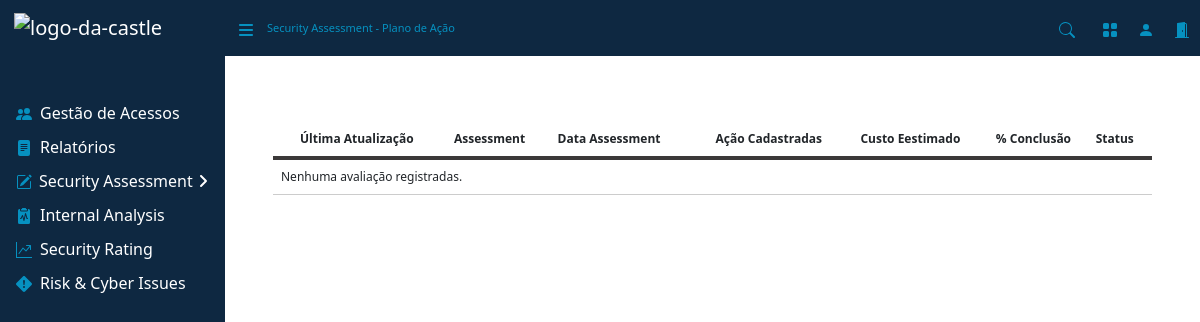
Before: /planodeacao/ with the older database file.
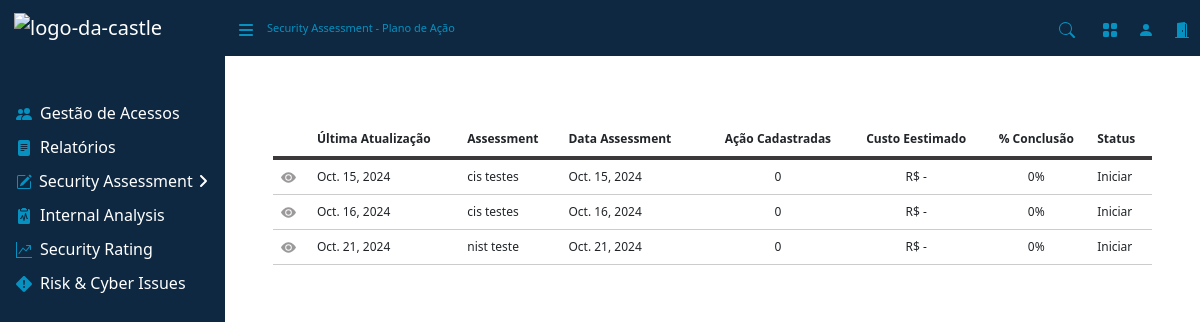
After: the same page with the newer database file.
### assessment/models.py (models this page shows, shortened)
class PlanoAcaoModel(models.Model):
    CONCLUIDO = 'Concluído'
    ANDAMENTO = 'Andamento'
    INICIAR = 'Iniciar'
    CRITERIO_CHOICES = [
        (CONCLUIDO, 'Concluído'),
        (ANDAMENTO, 'Andamento'),
        (INICIAR, 'Iniciar'),
    ]
    assessment = models.ForeignKey(AssessmentModel, on_delete=models.CASCADE, related_name='plano_acao_model')
    data_upload = models.DateField(auto_now_add=True)
    nome = models.CharField(max_length=255)
    data_assess = models.DateField()
    acoes_cad = models.IntegerField()
    custo_estimado = models.FloatField()
    conclusao = models.FloatField()
    status = models.CharField(max_length=20, choices=CRITERIO_CHOICES)

### assessment/views/plano_acao.py (the view)
# urls.py: path('planodeacao/', views.PlanodeAcao.as_view(), name='planodeacao'),
class PlanodeAcao(View):
    template_name = 'paginas/plano_acao.html'
    def get(self, request):
        acoes = PlanoAcaoModel.objects.all()
        return render(request, self.template_name, { 'acoes': acoes })

### assessment/templates/paginas/plano_acao.html (shortened to what this page needs)
{% extends 'base.html' %}
{% load static %}
{% block nav %}
    <div class="d-none d-md-inline-block sb-sidenav-menu-heading font-small" style="color: #0691c0;">
        Security Assessment - Plano de Ação
    </div>
{% endblock %}
{% block content %}
<main>
    <div class="table-responsive font-middle px-5">
        <table class="table">
            <thead>
                <tr>
                    <th scope="col"></th>
                    <th scope="col">Última Atualização</th>
                    <th scope="col" class="col-lg">Assessment</th>
                    <th scope="col" class="col-2">Data Assessment</th>
                    <th scope="col" style="text-align: center;">Ação Cadastradas</th>
                    <th scope="col" style="text-align: center;">Custo Eestimado</th>
                    <th scope="col" style="text-align: center;">% Conclusão</th>
                    <th scope="col">Status</th>
                </tr>
            </thead>
            <tbody>
                {% for acao in acoes %}
                <tr>
                    <td>
                        <div class="icon-container" style="display: flex; gap: 10px;">
                            <a href="{% url 'redirecionar_planodeacao' acao.id %}">
                                <span>
                                    <svg width="16" height="16" fill="currentColor" class="bi-gear-fill" viewBox="0 0 16 16">
                                        <path d="M10.5 8a2.5 2.5 0 1 1-5 0 2.5 2.5 0 0 1 5 0"/>
                                        <path d="M0 8s3-5.5 8-5.5S16 8 16 8s-3 5.5-8 5.5S0 8 0 8m8 3.5a3.5 3.5 0 1 0 0-7 3.5 3.5 0 0 0 0 7"/>
                                    </svg>
                                </span>
                            </a>
                        </div>
                    </td>
                    <td>{{ acao.data_upload }}</td>
                    <td>{{ acao.nome }}</td>
                    <td>{{ acao.data_assess }}</td>
                    <td style="text-align: center;">{{ acao.acoes_cad }}</td>
                    <td style="text-align: center;">
                        {% if acao.custo_estimado > 0 %}
                            R${{ acao.custo_estimado|floatformat:2 }}
                        {% else %}
                            R$ -
                        {% endif %}
                    </td>
                    <td style="text-align: center;">{{ acao.conclusao|floatformat:0 }}%</td>
                    <td>{{ acao.status }}</td>
                {% empty %}
                <tr>
                    <td colspan="9">Nenhuma avaliação registradas.</td>
                </tr>
                {% endfor %}
            </tbody>
        </table>
    </div>
</main>
{% endblock %}

Changed rows visible on the page:
added PlanoAcaoModel: data_upload "Oct. 15, 2024", nome "cis testes", data_assess "Oct. 15, 2024", acoes_cad "0", custo_estimado "R$ -", conclusao "0", status "Iniciar"
added PlanoAcaoModel: data_upload "Oct. 16, 2024", nome "cis testes", data_assess "Oct. 16, 2024", acoes_cad "0", custo_estimado "R$ -", conclusao "0", status "Iniciar"
added PlanoAcaoModel: data_upload "Oct. 21, 2024", nome "nist teste", data_assess "Oct. 21, 2024", acoes_cad "0", custo_estimado "R$ -", conclusao "0", status "Iniciar"
Other visible differences:
text no longer shown: "Nenhuma avaliação registradas."
